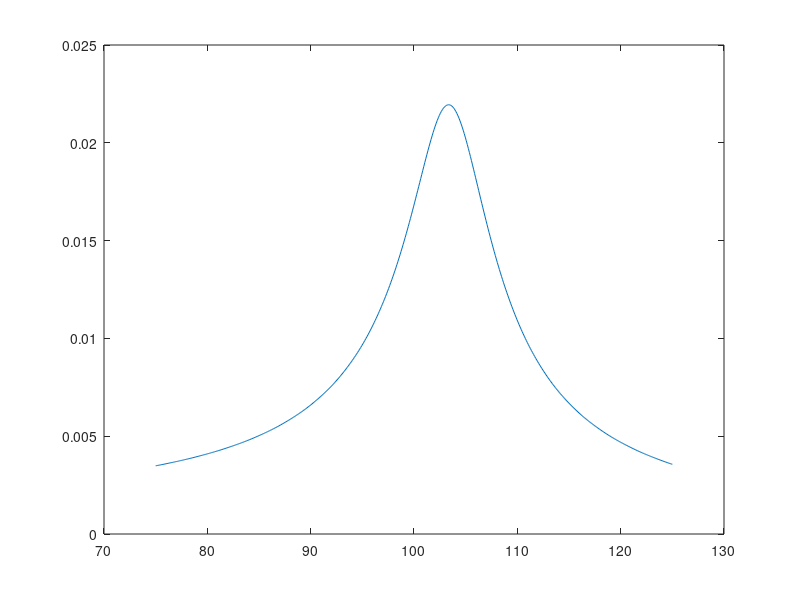

This chart was generated by the following MATLAB code: (Note: this script raises an error after producing the figure.)
hz=linspace(75,125,500);
omega=hz.*2*pi;
f=0.5;
k=300;
m=k/(103.5*2*pi)^2;
zeta=0.038;
c=2*m.*sqrt(k/m)*zeta;
x=f./(sqrt((k-m.*omega.^2).^2+(c.*omega).^2));
plot(hz,x)
% y=0.5*ones(length(x),1)-(1i*omega.*x)';
% omega_ratio=omega./(103.25*2*pi);
% X=(x-omega_ratio.^2.*x)';
% act=[k;m;c];
% X(:,1)=X(:,1)*act(1);
% X(:,2)=X(:,2)*act(2);
% theta=rand(2,1);
% alpha=0.001;
% lambda=0;
% num_iters=10000;
% % X_mean=mean(X);
% % X_std=std(X);
% % for i=1:3
% %     X(:,i)=(X(:,i))./X_std(i);
% % end
% [Theta,J]=gradientDescentMulti(X, y, theta, alpha,lambda, num_iters);
% plot(abs(J))
%% 
freq_hz=results(:,1);
freq_ratio=results(:,1)./103.25;
freq_ratio2=freq_ratio.^2;
X1=-freq_ratio2.*results(:,10)+2*0.035.*freq_ratio.*results(:,11)+results(:,10);
Y1=results(:,12);
X2=-freq_ratio2.*results(:,11)-2*0.035.*freq_ratio.*results(:,10)+results(:,11);
Y2=results(:,13);
XX=zeros(2*length(freq_hz),1);
YY=zeros(2*length(freq_hz),1);
for i=1:length(freq_hz)
    XX(2*i-1)=X1(i);
    XX(2*i)=X2(i);
    YY(2*i-1)=Y1(i);
    YY(2*i)=Y2(i);
end
XX\YY
theta=0;
alpha=0.001;
lambda=0;
num_iters=10000;
XX=XX./0.0016;
YY=YY./0.5;
[Theta,J]=gradientDescentMulti(XX, YY, theta, alpha,lambda, num_iters);
plot(J)